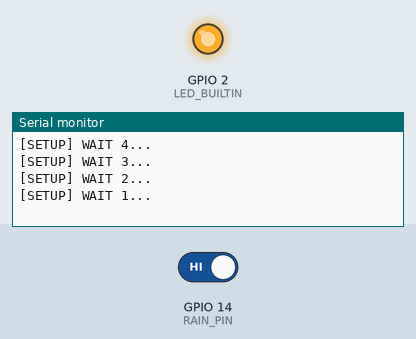
The sketch below on a simulated ESP8266 (NodeMCU). Shown: output pins drawn as LEDs (lit = HIGH, except the on-board LED, lit = LOW), the last lines printed to the serial monitor. Inputs (shaded band) come from the test bench; at power-on: GPIO 14 (RAIN_PIN) HIGH. WiFi joins after 1.5 s; servers stay silent unless stated.

Above: at 5.2 s.
5.3 s: GPIO 14 (RAIN_PIN) driven LOW
At 6.7 s:
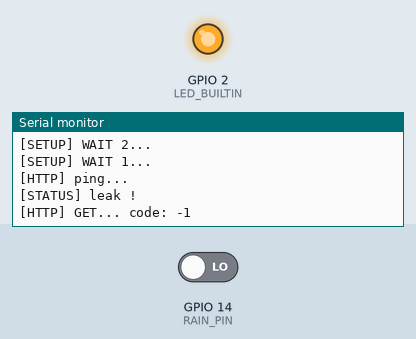
10.0 s: GPIO 14 (RAIN_PIN) driven HIGH
At 13.5 s:
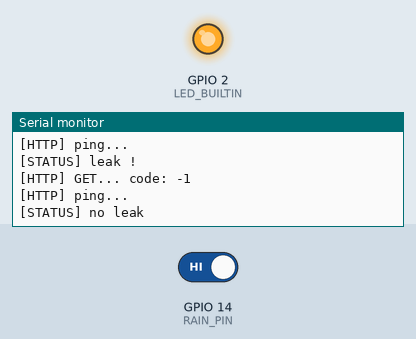
Timing chart, 0 to 15.0 s (numbered marks = the images above; inputs shaded):
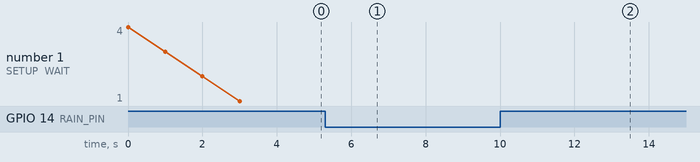

Measured:
- after the input at 5.3 s, the serial monitor: prints a new line after 0.20 s (image 1)
- after the input at 10.0 s, the serial monitor: prints a new line after 3.1 s (image 2)

The sketch:

sketch.ino
```cpp
#include <Arduino.h>

#include <ESP8266WiFi.h>
#include <ESP8266WiFiMulti.h>

#include <ESP8266HTTPClient.h>

#define USE_SERIAL Serial
#define TARGET_URL "http://******"
#define WIFI_SSID "******"
#define WIFI_PWD "******"
#define PERIOD 3600 // every minute
#define RAIN_PIN 14

ESP8266WiFiMulti WiFiMulti;

void setup() {

    pinMode(LED_BUILTIN, OUTPUT);
    pinMode(RAIN_PIN, INPUT);

    USE_SERIAL.begin(115200);

    USE_SERIAL.println();
    USE_SERIAL.println();
    USE_SERIAL.println();

    for(uint8_t t = 4; t > 0; t--) {
        USE_SERIAL.printf("[SETUP] WAIT %d...\n", t);
        USE_SERIAL.flush();
        delay(1000);
    }

    WiFiMulti.addAP(WIFI_SSID, WIFI_PWD);

}

void loop() {
    // wait for WiFi connection
    if((WiFiMulti.run() == WL_CONNECTED)) {

        HTTPClient http;

        USE_SERIAL.print("[HTTP] ping...\n");

        if (digitalRead(RAIN_PIN) == LOW) {
          digitalWrite(LED_BUILTIN, LOW);
          USE_SERIAL.print("[STATUS] leak !\n");
          http.begin(TARGET_URL);
          int httpCode = http.GET();
          http.end();
          USE_SERIAL.printf("[HTTP] GET... code: %d\n", httpCode);
        } else {
          USE_SERIAL.printf("[STATUS] no leak\n");
        }

    }

    delay(PERIOD);
}
```
